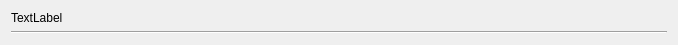
<?xml version="1.0" encoding="UTF-8"?>
<ui version="4.0">
 <class>Form</class>
 <widget class="QWidget" name="Form">
  <property name="geometry">
   <rect>
    <x>0</x>
    <y>0</y>
    <width>678</width>
    <height>44</height>
   </rect>
  </property>
  <property name="windowTitle">
   <string>Form</string>
  </property>
  <layout class="QGridLayout" name="gridLayout">
   <item row="0" column="0">
    <widget class="QLabel" name="label">
     <property name="text">
      <string>TextLabel</string>
     </property>
    </widget>
   </item>
   <item row="1" column="0" colspan="2">
    <widget class="Line" name="line">
     <property name="sizePolicy">
      <sizepolicy hsizetype="Minimum" vsizetype="Fixed">
       <horstretch>0</horstretch>
       <verstretch>0</verstretch>
      </sizepolicy>
     </property>
     <property name="frameShadow">
      <enum>QFrame::Sunken</enum>
     </property>
     <property name="lineWidth">
      <number>1</number>
     </property>
     <property name="orientation">
      <enum>Qt::Horizontal</enum>
     </property>
    </widget>
   </item>
  </layout>
 </widget>
 <resources/>
 <connections/>
</ui>
